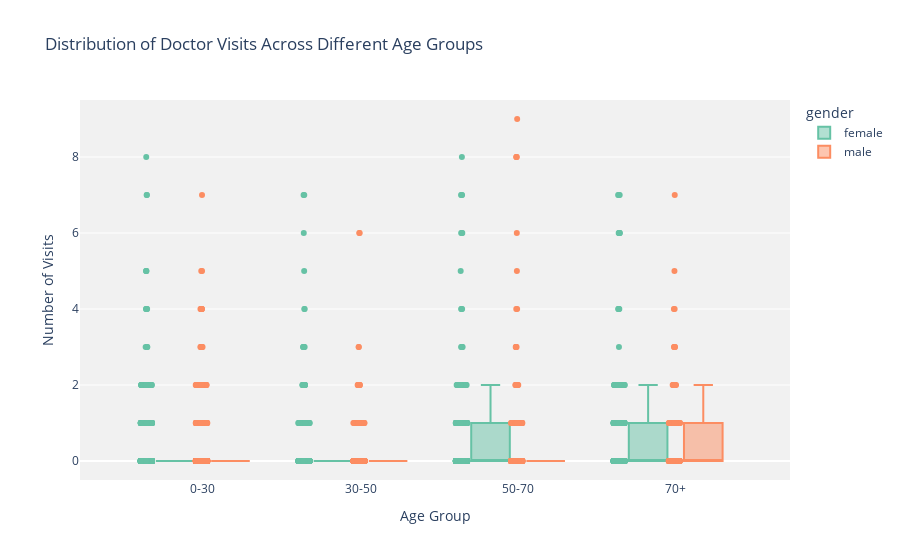

Notebook source saved alongside this figure:
### Code cell
# Distribution of Visits Across Different Age Groups
import plotly.express as px
import pandas as pd

# Creating age bins (same as in your code)
age_bins = [0, 0.3, 0.5, 0.7, 1.0]  # Define age group ranges (since age is divided by 100)
age_labels = ['0-30', '30-50', '50-70', '70+']
df['age_group'] = pd.cut(df['age'], bins=age_bins, labels=age_labels)

# Interactive box plot for distribution of visits by age group and gender
fig = px.box(df, 
             x="age_group", 
             y="visits", 
             color="gender", 
             title="Distribution of Doctor Visits Across Different Age Groups", 
             color_discrete_sequence=px.colors.qualitative.Set2,  # Use colorful palette
             labels={'visits': 'Number of Visits', 'age_group': 'Age Group'},
             points="all"  # Show all data points as well for better insight
            )

# Customize layout to make the plot more appealing
fig.update_layout(
    xaxis_title="Age Group",
    yaxis_title="Number of Visits",
    plot_bgcolor='rgba(240, 240, 240, 0.9)',  # Light background for better contrast
    hoverlabel=dict(bgcolor='white', font_size=13, font_family="Arial"),  # Hover label styling
    template='plotly',  # Interactive plotly theme
)

# Show the interactive plot
fig.show()

### Figure 1 — Plotly figure (JSON) as saved in the notebook; plotly's stock layout.template omitted (floating-point values rounded to 4 significant figures; data arrays with more than 128 entries replaced by an {"elided": "..."} marker saying what was removed)
{"data": [{"alignmentgroup": "True", "boxpoints": "all", "hovertemplate": "gender=female<br>Age Group=%{x}<br>Number of Visits=%{y}<extra></extra>", "legendgroup": "female", "marker": {"color": "rgb(102,194,165)"}, "name": "female", "notched": false, "offsetgroup": "female", "orientation": "v", "showlegend": true, "type": "box", "x": {"elided": "2702 str values"}, "x0": " ", "xaxis": "x", "y": {"elided": "2702 int values"}, "y0": " ", "yaxis": "y"}, {"alignmentgroup": "True", "boxpoints": "all", "hovertemplate": "gender=male<br>Age Group=%{x}<br>Number of Visits=%{y}<extra></extra>", "legendgroup": "male", "marker": {"color": "rgb(252,141,98)"}, "name": "male", "notched": false, "offsetgroup": "male", "orientation": "v", "showlegend": true, "type": "box", "x": {"elided": "2488 str values"}, "x0": " ", "xaxis": "x", "y": {"elided": "2488 int values"}, "y0": " ", "yaxis": "y"}], "layout": {"autosize": true, "boxmode": "group", "hoverlabel": {"bgcolor": "white", "font": {"family": "Arial", "size": 13}}, "legend": {"title": {"text": "gender"}, "tracegroupgap": 0}, "plot_bgcolor": "rgba(240, 240, 240, 0.9)", "title": {"text": "Distribution of Doctor Visits Across Different Age Groups"}, "xaxis": {"anchor": "y", "autorange": true, "domain": [0, 1], "range": [-0.7754, 3.725], "title": {"text": "Age Group"}, "type": "category"}, "yaxis": {"anchor": "x", "autorange": true, "domain": [0, 1], "range": [-0.5, 9.5], "title": {"text": "Number of Visits"}, "type": "linear"}}}
